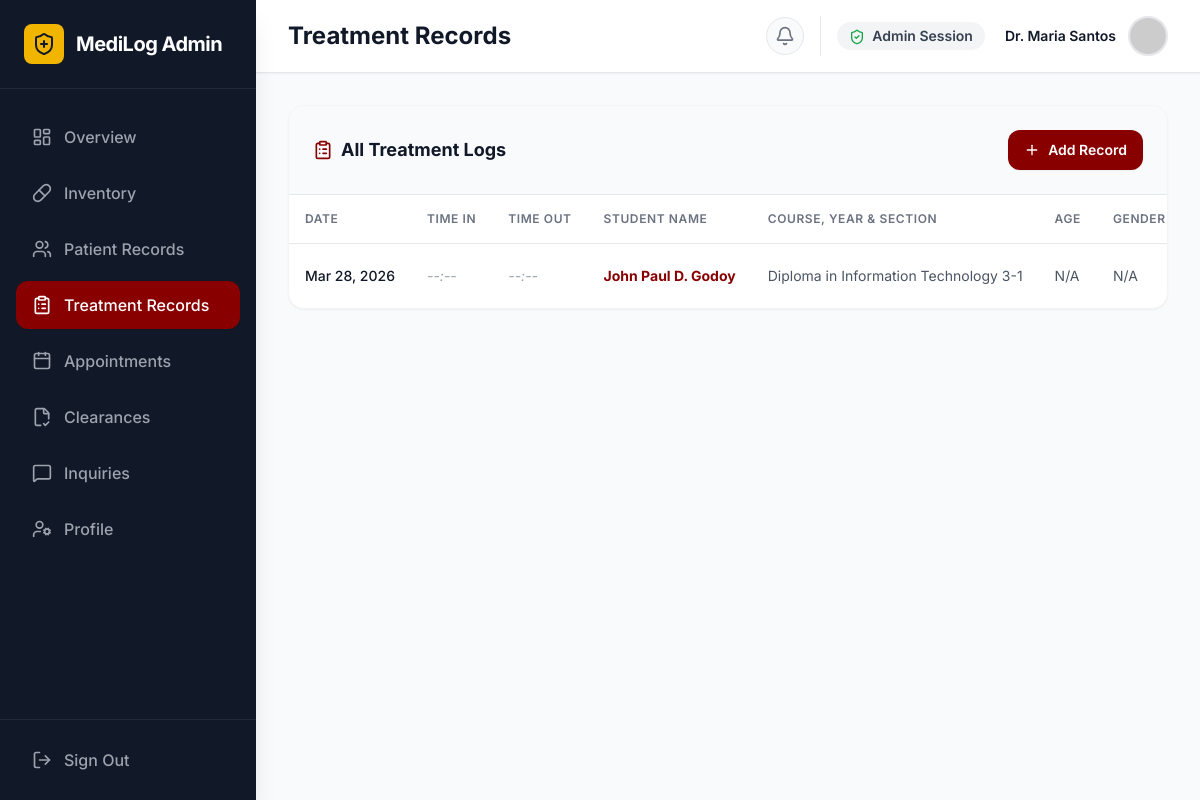
The page /admin/admin_treatment_records.php (signed in) on the database its author committed.
### tables this page shows
CREATE TABLE `users` (
  `id` int(11) NOT NULL,
  `full_name` varchar(100) NOT NULL,
  `id_number` varchar(50) NOT NULL,
  `role` enum('student','faculty','admin') NOT NULL,
  `email` varchar(100) NOT NULL,
  `course` varchar(100) DEFAULT NULL,
  `section` varchar(20) DEFAULT NULL,
  `dob` date DEFAULT NULL,
  `gender` enum('male','female','other') DEFAULT NULL,
  `phone_number` varchar(20) DEFAULT NULL,
  `address` varchar(255) DEFAULT NULL,
  `emergency_contact_name` varchar(100) DEFAULT NULL,
  `emergency_contact_phone` varchar(20) DEFAULT NULL,
  `blood_type` varchar(5) DEFAULT NULL,
  `allergies` varchar(255) DEFAULT NULL,
  `password` varchar(255) NOT NULL,
  `created_at` timestamp NOT NULL DEFAULT current_timestamp(),
  `profile_pic` longtext DEFAULT NULL
);

CREATE TABLE `health_records` (
  `id` int(11) NOT NULL,
  `patient_id` int(11) NOT NULL,
  `physician_id` int(11) DEFAULT NULL,
  `visit_date` date NOT NULL,
  `service_reason` varchar(255) NOT NULL,
  `diagnosis` text DEFAULT NULL,
  `prescription` text DEFAULT NULL,
  `blood_pressure` varchar(20) DEFAULT NULL,
  `weight_kg` decimal(5,2) DEFAULT NULL,
  `height_cm` decimal(5,2) DEFAULT NULL,
  `created_at` timestamp NOT NULL DEFAULT current_timestamp(),
  `status` varchar(50) DEFAULT 'Completed',
  `time_in` time DEFAULT NULL,
  `time_out` time DEFAULT NULL,
  `complaints` text DEFAULT NULL,
  `treatment` varchar(255) DEFAULT NULL,
  `quantity` int(11) DEFAULT NULL
);

### admin/admin_treatment_records.php (the view, shortened to what this page needs)
<?php
require '../db_connect.php';
$user_id = $_SESSION['user_id'];
$new_columns = [
    'time_in' => 'TIME',
    'time_out' => 'TIME',
    'complaints' => 'TEXT',
    'treatment' => 'VARCHAR(255)',
    'quantity' => 'INT'
];
foreach ($new_columns as $col => $type) {
    try {
        $pdo->exec("ALTER TABLE health_records ADD COLUMN $col $type DEFAULT NULL");
    } catch (PDOException $e) {
    }
}
$stmt = $pdo->prepare("SELECT full_name, profile_pic FROM users WHERE id = ?");
$stmt->execute([$user_id]);
$user = $stmt->fetch();
$profile_pic = 'https://ui-avatars.com/api/?name=' . urlencode($user['full_name']) . '&background=880000&color=fff';
try {
    $recordsStmt = $pdo->query("
        SELECT hr.*,
               u.full_name as patient_name, u.course, u.section, u.dob, u.gender,
               ph.full_name as physician_name
        FROM health_records hr
        JOIN users u ON hr.patient_id = u.id
        LEFT JOIN users ph ON hr.physician_id = ph.id
        ORDER BY hr.visit_date DESC, hr.id DESC
    ");
    $records = $recordsStmt->fetchAll(PDO::FETCH_ASSOC);
} catch(PDOException $e) {
    die("Error fetching records: " . $e->getMessage());
}
?>
<!DOCTYPE html>
<html lang="en">
<head>
    <script src="https://cdn.tailwindcss.com"></script>
</head>
<body class="font-sans antialiased text-gray-800 bg-gray-50 flex h-screen overflow-hidden">
    <aside class="hidden md:flex flex-col w-64 bg-gray-900 text-white h-full shadow-xl z-20 flex-shrink-0">
        <div class="p-6 flex items-center gap-3 border-b border-gray-800">
            <div class="bg-pup-gold text-gray-900 p-2 rounded-lg"><i data-lucide="shield-plus" class="h-6 w-6"></i></div>
            <span class="font-bold text-xl tracking-tight text-white">MediLog Admin</span>
        </div>
        <nav class="flex-1 px-4 py-6 space-y-2 overflow-y-auto">
            <a href="admin_dashboard.php" class="flex items-center gap-3 px-4 py-3 text-gray-400 hover:bg-gray-800 hover:text-white rounded-xl font-medium transition-colors"><i data-lucide="layout-dashboard" class="h-5 w-5"></i> Overview</a>
            <a href="medicine_inventory.php" class="flex items-center gap-3 px-4 py-3 text-gray-400 hover:bg-gray-800 hover:text-white rounded-xl font-medium transition-colors"><i data-lucide="pill" class="h-5 w-5"></i> Inventory</a>
            <a href="patient_records.php" class="flex items-center gap-3 px-4 py-3 text-gray-400 hover:bg-gray-800 hover:text-white rounded-xl font-medium transition-colors"><i data-lucide="users" class="h-5 w-5"></i> Patient Records</a>
            <a href="admin_treatment_records.php" class="flex items-center gap-3 px-4 py-3 bg-pup-maroon text-white rounded-xl font-medium transition-colors shadow-sm"><i data-lucide="clipboard-list" class="h-5 w-5"></i> Treatment Records</a>
            <a href="admin_appointments.php" class="flex items-center gap-3 px-4 py-3 text-gray-400 hover:bg-gray-800 hover:text-white rounded-xl font-medium transition-colors"><i data-lucide="calendar" class="h-5 w-5"></i> Appointments</a>
            <a href="admin_clearance.php" class="flex items-center gap-3 px-4 py-3 text-gray-400 hover:bg-gray-800 hover:text-white rounded-xl font-medium transition-colors"><i data-lucide="file-check-2" class="h-5 w-5"></i> Clearances</a>
            <a href="admin_inquiries.php" class="flex items-center gap-3 px-4 py-3 text-gray-400 hover:bg-gray-800 hover:text-white rounded-xl font-medium transition-colors"><i data-lucide="message-square" class="h-5 w-5"></i> Inquiries</a>
            <a href="admin_profile.php" class="flex items-center gap-3 px-4 py-3 text-gray-400 hover:bg-gray-800 hover:text-white rounded-xl font-medium transition-colors"><i data-lucide="user-cog" class="h-5 w-5"></i> Profile</a>
        </nav>
        <div class="p-4 border-t border-gray-800">
            <button onclick="openLogoutModal()" class="flex items-center gap-3 px-4 py-3 text-gray-400 hover:bg-red-900/50 hover:text-red-400 rounded-xl font-medium transition-colors w-full text-left"><i data-lucide="log-out" class="h-5 w-5"></i> Sign Out</button>
        </div>
    </aside>
    <main class="flex-1 flex flex-col h-full overflow-hidden">
        <header class="bg-white border-b border-gray-200 px-4 sm:px-8 py-4 flex items-center justify-between shadow-sm z-10">
            <div class="flex items-center gap-3">
                <h1 class="text-xl md:text-2xl font-bold text-gray-900">Treatment Records</h1>
            </div>
            <div class="flex items-center gap-3 sm:gap-4">
                <a href="admin_notifications.php" class="text-gray-500 hover:text-pup-maroon p-2 bg-gray-50 hover:bg-red-50 rounded-full border border-gray-200 relative"><i data-lucide="bell" class="h-5 w-5"></i></a>
                <div class="hidden md:flex items-center gap-3 pl-4 border-l border-gray-200">
                    <span class="text-sm font-semibold text-gray-700 bg-gray-100 px-3 py-1 rounded-full mr-2"><i data-lucide="shield-check" class="h-4 w-4 inline mr-1 text-green-600"></i> Admin Session</span>
                    <div class="text-right"><p class="text-sm font-semibold text-gray-900"><?= htmlspecialchars($user['full_name']) ?></p></div>
                    <img src="<?= $profile_pic ?>" alt="Profile" class="h-10 w-10 rounded-full border-2 border-gray-200 object-cover">
                </div>
            </div>
        </header>
        <div class="flex-1 overflow-y-auto p-4 sm:p-8 pb-24 md:pb-8">
            <div class="max-w-full mx-auto space-y-6">
                <div class="bg-white rounded-2xl border border-gray-100 shadow-sm overflow-hidden">
                    <div class="p-6 border-b border-gray-200 flex justify-between items-center bg-gray-50">
                        <h2 class="text-lg font-bold text-gray-900 flex items-center gap-2"><i data-lucide="clipboard-list" class="h-5 w-5 text-pup-maroon"></i> All Treatment Logs</h2>
                        <button onclick="openAddRecordModal()" class="bg-pup-maroon hover:bg-pup-maroonDark text-white px-4 py-2.5 rounded-xl text-sm font-semibold shadow-sm flex items-center gap-2 transition-colors"><i data-lucide="plus" class="h-4 w-4"></i> Add Record</button>
                    </div>
                    <div class="overflow-x-auto">
                        <table class="w-full text-left border-collapse whitespace-nowrap">
                            <thead>
                                <tr class="bg-white text-gray-500 text-xs uppercase tracking-wider border-b border-gray-200">
                                    <th class="p-4 font-semibold">Date</th>
                                    <th class="p-4 font-semibold">Time In</th>
                                    <th class="p-4 font-semibold">Time Out</th>
                                    <th class="p-4 font-semibold">Student Name</th>
                                    <th class="p-4 font-semibold">Course, Year & Section</th>
                                    <th class="p-4 font-semibold">Age</th>
                                    <th class="p-4 font-semibold">Gender</th>
                                </tr>
                            </thead>
                            <tbody class="divide-y divide-gray-100 text-sm">
                                <?php if(count($records) > 0): ?>
                                    <?php foreach($records as $hr):
                                        $age = 'N/A';
                                    ?>
                                        <tr class="hover:bg-gray-50 transition-colors">
                                            <td class="p-4 text-gray-900 font-medium"><?= date("M d, Y", strtotime($hr['visit_date'])) ?></td>
                                            <td class="p-4 text-gray-600 font-semibold"><?= $hr['time_in'] ? date("h:i A", strtotime($hr['time_in'])) : '<span class="text-gray-400 italic font-normal">--:--</span>' ?></td>
                                            <td class="p-4 text-gray-600 font-semibold"><?= $hr['time_out'] ? date("h:i A", strtotime($hr['time_out'])) : '<span class="text-gray-400 italic font-normal">--:--</span>' ?></td>
                                            <td class="p-4 font-bold text-pup-maroon"><?= htmlspecialchars($hr['patient_name']) ?></td>
                                            <td class="p-4 text-gray-600"><?= htmlspecialchars($hr['course'] . ' ' . $hr['section']) ?></td>
                                            <td class="p-4 text-gray-600"><?= $age ?></td>
                                            <td class="p-4 text-gray-600"><?= htmlspecialchars($hr['gender'] ?? 'N/A') ?></td>
                                        </tr>
                                    <?php endforeach; ?>
                                <?php else: ?>
                                    <tr><td colspan="12" class="p-8 text-center text-gray-500">No treatment records found in the system.</td></tr>
                                <?php endif; ?>
                            </tbody>
                        </table>
                    </div>
                </div>
            </div>
        </div>
    </main>
</body>
</html>

### admin/admin_treatment_records.php (style rules this page uses)
body { opacity: 0; animation: fadeIn 0.4s ease-out forwards; }

### rows shown on the page
users: full_name "Dr. Maria Santos"
health_records: visit_date "Mar 28, 2026", patient.full_name "John Paul D. Godoy", patient.section "Diploma in Information Technology 3-1", age "N/A", patient.gender "N/A"
